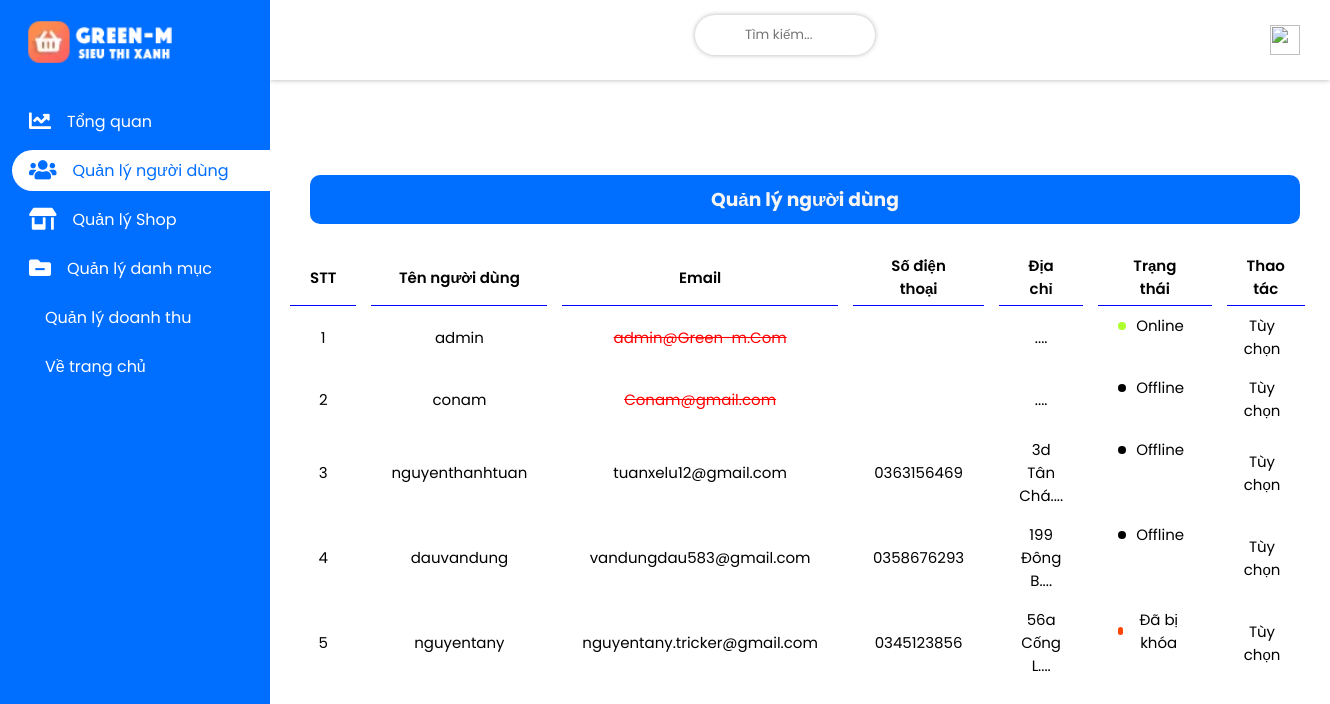
Page /admin/admin/index.php?act=user on the earlier database version.
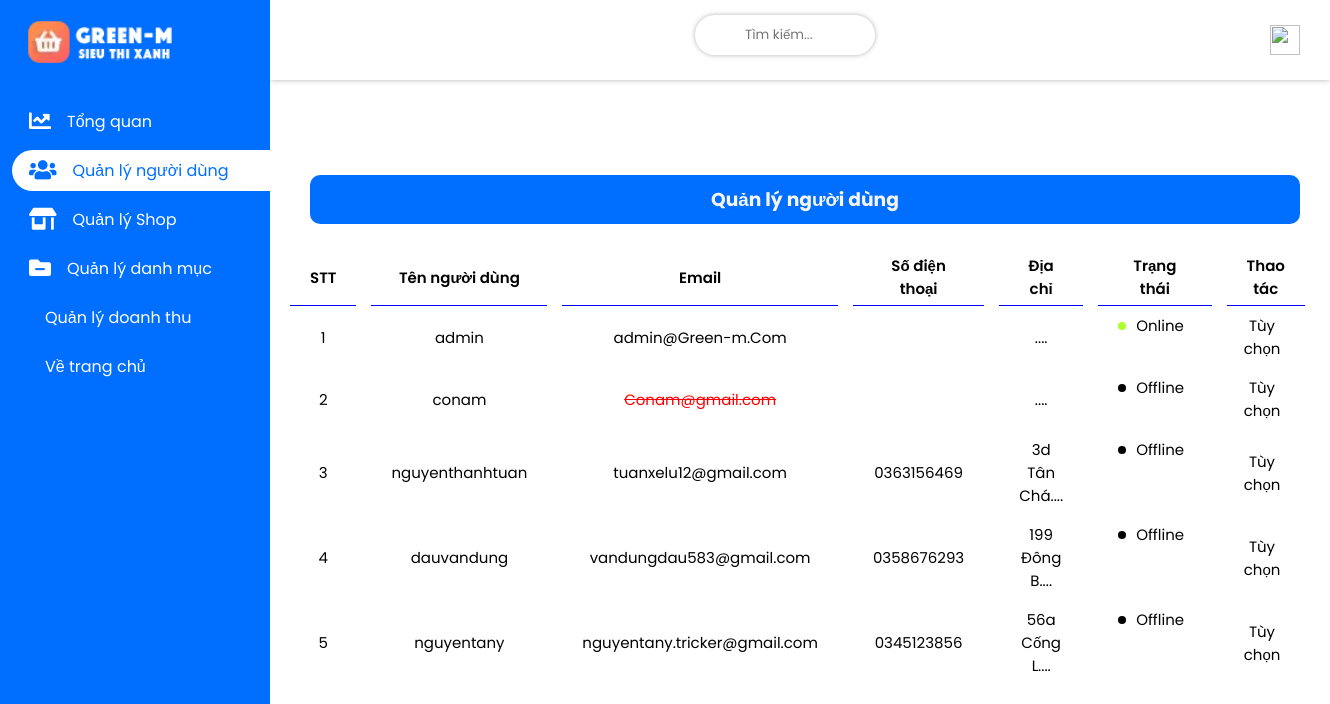
Same page on the later database version.
### tables this page shows
CREATE TABLE `account` (
  `account_id` int(123) NOT NULL,
  `account_name` longblob NOT NULL,
  `account_sex` varchar(3) NOT NULL,
  `account_address` varchar(80) NOT NULL,
  `account_number_pay` varchar(25) NOT NULL,
  `account_pay` varchar(15) NOT NULL,
  `account_avt` varchar(299) NOT NULL DEFAULT 'view/images/account/user.png',
  `account_username` varchar(30) NOT NULL,
  `account_email` varchar(40) NOT NULL,
  `account_verified_mail` varchar(15) NOT NULL DEFAULT 'Chưa xác thực',
  `account_phone` varchar(10) NOT NULL,
  `account_pass` varchar(100) NOT NULL,
  `account_position` varchar(20) NOT NULL DEFAULT 'Khách hàng',
  `account_notify` varchar(100) NOT NULL,
  `account_status` varchar(30) NOT NULL DEFAULT 'Offline',
  `time_reg` timestamp NOT NULL DEFAULT current_timestamp()
);

### admin/admin/model/connect.php (called while the page is built, shortened)
<?php
    class dao_con {
        public static function conn_db() {
            $sqlServer = "mysql:host=localhost; dbname=green_m8683";
            $username = "root";
            $password = "";
            try {
                $conn = new PDO($sqlServer, $username, $password);
                $conn->setAttribute(PDO::ATTR_ERRMODE, PDO::ERRMODE_EXCEPTION);
            } catch(PDOException $e) {
                echo 'Ket noi database that bai do ' . $e->getMessage();
            }
            return $conn;
        }
        public static function conn_show_all($sql) {
            $conn = self::conn_db();
            $sqlBindParam = array_slice(func_get_args(), 1);
            try {
                $stmt = $conn->prepare($sql);
                $stmt->execute($sqlBindParam);
                $ketqua = $stmt->fetchAll();
                return $ketqua;
            } catch (PDOException $e) {
                throw $e;
            } finally {
                unset($conn);
            }
        }
    }
?>

### admin/admin/model/account.php (called while the page is built, shortened)
<?php
    include_once "connect.php";
    class account_lass extends dao_con {
        public static function show_account() {
            $sql = "SELECT * FROM account ORDER BY account_id DESC";
            return self::conn_show_all($sql);
        }
    }
?>

### admin/admin/view/user.php (the view, shortened to what this page needs)
   <main>
      <div class="wrapper flex">
         <div class="projects-category">
            <div class="card-header flex flex-tinh">
               <h3>Quản lý người dùng</h3>
            </div>
            <table>
               <thead>
                  <th>
                     <tr>
                        <td>STT</td>
                        <td>Tên người dùng</td>
                        <td>Email</td>
                        <td>Số điện thoại</td>
                        <td>Địa chỉ</td>
                        <td>Trạng thái</td>
                        <td>Thao tác</td>
                     </tr>
                  </th>
               </thead>
               <tbody>
                  <?php
                     $i = 0;
                     foreach($show as $items) {
                        extract($items);
                        $address = substr($account_address, 0, 12) . '...';
                        $i++;
                        echo '
                        <tr>
                              <input type="hidden" value="'. $account_id .'" class="account-id">
                              <input type="hidden" value="'. $account_email .'" class="account-email">
                              <input type="hidden" value="'. $account_status .'" class="account-status">
                              <td>'. $i .'</td>
                              <td>'. $account_username .'</td>
                              <td id="verified-mail">'; echo ($account_verified_mail == "Đã xác thực") ? $account_email : '<del class="not_verified">' . $account_email . '</del>'; echo '</td>
                              <td>'. $account_phone .'</td>
                              <td class="address-user">'. $address .'.<input type="hidden" value="'. $account_address .'"></td>
                              <td class="status-box">
                              '; if($account_status == "Khóa") {
                                 echo '<span class="status pending"></span>Đã bị khóa';
                              }  else if($account_status == "Online") {
                                 echo '<span class="status online"></span>'. $account_status .'';
                              } else {
                                 echo '<span class="status offline"></span>'. $account_status .'';
                              } echo'
                              </td>
                              <td class="option-user">Tùy chọn</td>
                           </tr>
                        ';
                     }
                  ?>
               </tbody>
            </table>
         </div>
      </div>
   </main>
</div>

Differences in the rows shown:
changed account "admin": account_verified_mail "Chưa xác thực" → "Đã xác thực" (drawn)
changed account "nguyentany": account_status (not shown) → "Offline"; no longer shows "Đã bị khóa"
